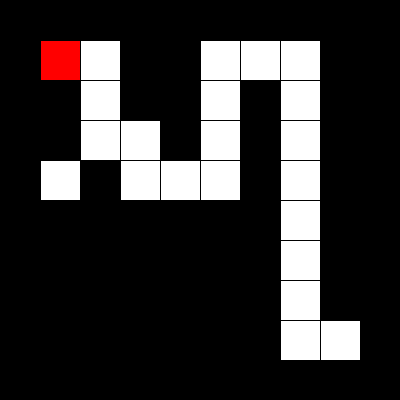
Frame 1 (no input)
Frame 60 (the mouse pressed at the canvas centre just before this capture): identical to frame 1, image omitted
Frame 120 (the mouse held since frame 60 and released just before this capture): identical to frame 1, image omitted

The Processing sketch that drew this single still picture (run headless with seeded random() and noise(); from frame 60 on, the mouse is pressed at the canvas centre):

// Processing sketch: week15_06_maze_DFS_visited
// ── week15_06_maze_DFS_visited.pde
//week15_06_maze_DFS_visited
int [][]maze={
  {1,1,1,1,1,1,1,1,1,1},
  {1,0,0,1,1,0,0,0,1,1},
  {1,1,0,1,1,0,1,0,1,1},
  {1,1,0,0,1,0,1,0,1,1},
  {1,0,1,0,0,0,1,0,1,1},
  {1,1,1,1,1,1,1,0,1,1},
  {1,1,1,1,1,1,1,0,1,1},
  {1,1,1,1,1,1,1,0,1,1},
  {1,1,1,1,1,1,1,0,0,1},
  {1,1,1,1,1,1,1,1,1,1},
}; 
int [][]visited=new int [10][10];
int startI=1,startJ=1,I=1,J=1,step=I;
void setup(){
  size(400,400);
  visited[I][J]=step;
} 
void draw(){
  for(int i=0;i<maze.length;i++){
    for(int j=0;j<maze[0].length;j++){
      if(maze[i][j]==1)fill(0);
      else fill(255);
      rect(j*40,i*40,40,40);
    }
  }
  fill(255,0,0);
  rect(startJ*40,startI*40,40,40);
} 
